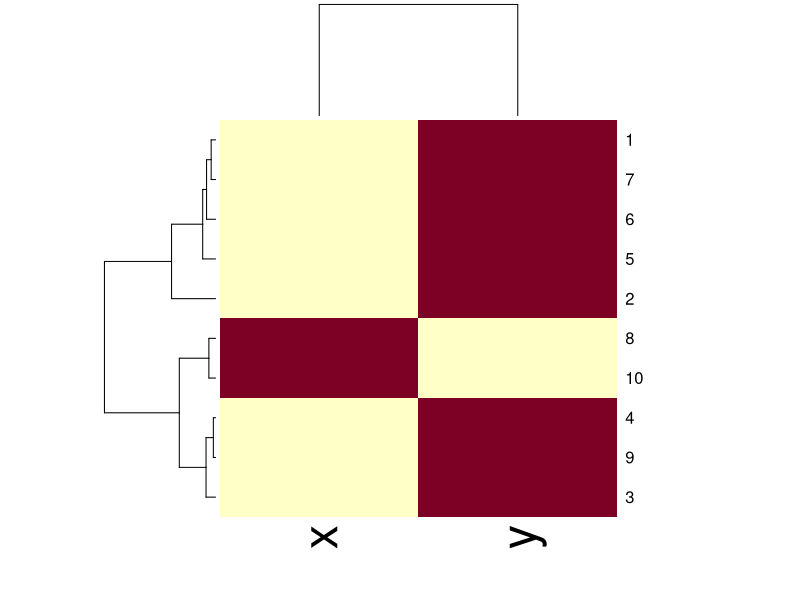

Reproduce this figure in R.
x<-rnorm(10,mean=rep(1:5,each=2),sd=0.7) 
y<-rnorm(10,mean=rep(c(1,9),each=5),sd=0.1)
dataFrame<-data.frame(x=x,y=y)
set.seed(143)
dataMatrix<-as.matrix(dataFrame)[sample(1:10),] 
heatmap(dataMatrix) 